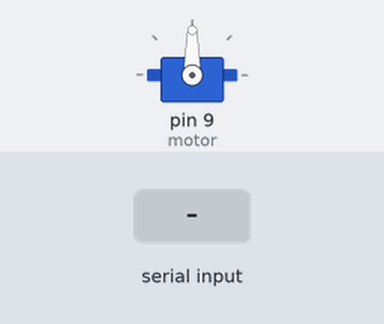
A sketch run on a simulated Arduino Uno, built with avr-gcc and run on an emulated ATmega328P. Shown: servo. The test bench sets the inputs (shaded band).

Above: at 1.2 s.
1.3 s: "90,45\n" received over Serial
At 2.5 s:
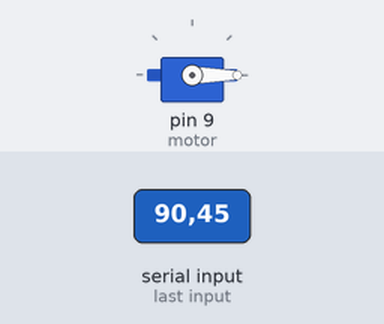
2.8 s: "2\n" received over Serial
At 4.2 s:
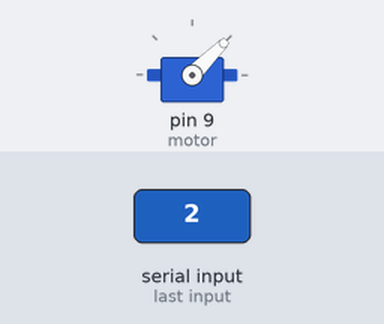
5.8 s: "4\n" received over Serial
At 7.6 s:
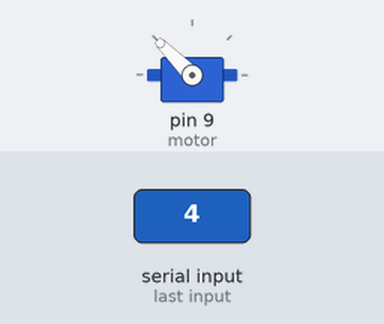
8.8 s: "5\n" received over Serial
At 9.9 s:
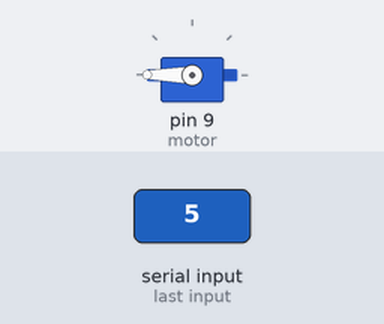
11.8 s: "3\n" received over Serial
At 13.4 s:
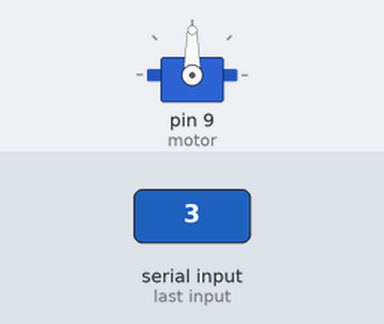
Timing chart, 0 to 15.8 s (numbered marks = the images above; inputs shaded):
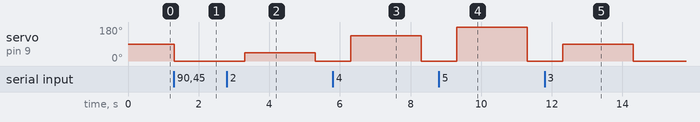

Measured:
- after the input at 1.3 s, servo on pin 9 (motor): 90° → 0° at once
- after the input at 2.8 s, servo on pin 9 (motor): 0° → 45° after 0.50 s, → 0° 2.0 s later
- after the input at 5.8 s, servo on pin 9 (motor): 0° → 135° after 0.50 s, → 0° 2.0 s later
- after the input at 8.8 s, servo on pin 9 (motor): 0° → 180° after 0.50 s, → 0° 2.0 s later
- after the input at 11.8 s, servo on pin 9 (motor): 0° → 90° after 0.50 s, → 0° 2.0 s later

The sketch:

rotate.ino
```cpp
#include <Servo.h>

Servo motor;
int plasticType;

void setup() {
  Serial.begin(9600);
  motor.attach(9); // Attach the servo motor to pin 9
}

void loop() {
  if (Serial.available() > 0) {
    plasticType = Serial.parseInt(); // Read the plastic type from Python

    // Map plastic types to degrees (adjust these values based on your needs)
    int rotationAngle;
    switch (plasticType) {
      case 1: // Linear Low-Density Polyethylene
        rotationAngle = 0;
        break;
      case 2: // High-Density Polyethylene
        rotationAngle = 45;
        break;
      case 3: // Low-Density Polyethylene
        rotationAngle = 90;
        break;
      case 4: // Polystyrene
        rotationAngle = 135;
        break;
      case 5: // Polyvinyl Chloride
        rotationAngle = 180;
        break;
      case 6: // Polypropylene
        rotationAngle = 225;
        break;
      case 7: // Polyethylene Terephthalate
        rotationAngle = 270;
        break;
      default:
        rotationAngle = 0; // Default angle if the plastic type is not recognized
    }

    motor.write(rotationAngle); // Rotate the motor to the specified angle
    delay(1000); // Delay for stability (adjust as needed)
}
}
```
